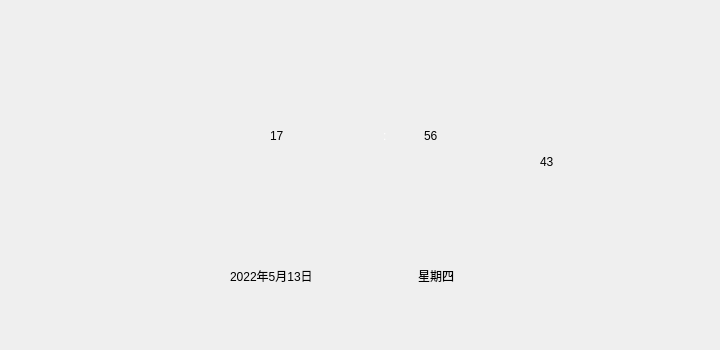
      <widget class="QWidget" name="page_2">
       <widget class="QWidget" name="widget_data" native="true">
        <property name="geometry">
         <rect>
          <x>110</x>
          <y>60</y>
          <width>601</width>
          <height>281</height>
         </rect>
        </property>
        <widget class="QLabel" name="label_sec">
         <property name="geometry">
          <rect>
           <x>430</x>
           <y>80</y>
           <width>51</width>
           <height>43</height>
          </rect>
         </property>
         <property name="styleSheet">
          <string notr="true">font: 75 20pt &quot;微软雅黑&quot;;</string>
         </property>
         <property name="text">
          <string>43</string>
         </property>
        </widget>
        <widget class="QWidget" name="layoutWidget">
         <property name="geometry">
          <rect>
           <x>120</x>
           <y>190</y>
           <width>370</width>
           <height>51</height>
          </rect>
         </property>
         <layout class="QHBoxLayout" name="horizontalLayout_4">
          <item>
           <widget class="QLabel" name="label_data">
            <property name="styleSheet">
             <string notr="true">font: 75 22pt &quot;楷体&quot;;</string>
            </property>
            <property name="text">
             <string>2022年5月13日</string>
            </property>
           </widget>
          </item>
          <item>
           <widget class="QLabel" name="label_week">
            <property name="styleSheet">
             <string notr="true">font: 75 22pt &quot;楷体&quot;;</string>
            </property>
            <property name="text">
             <string>星期四</string>
            </property>
           </widget>
          </item>
         </layout>
        </widget>
        <widget class="QWidget" name="layoutWidget">
         <property name="geometry">
          <rect>
           <x>160</x>
           <y>30</y>
           <width>261</width>
           <height>91</height>
          </rect>
         </property>
         <layout class="QHBoxLayout" name="horizontalLayout_3" stretch="3,1,3">
          <item>
           <widget class="QLabel" name="label_hour">
            <property name="styleSheet">
             <string notr="true">font: 75 50pt &quot;黑体&quot;;
</string>
            </property>
            <property name="text">
             <string>17</string>
            </property>
           </widget>
          </item>
          <item>
           <widget class="QLabel" name="label_3">
            <property name="styleSheet">
             <string notr="true">font: 75 50pt &quot;黑体&quot;;
color: rgb(255, 255, 255);</string>
            </property>
            <property name="text">
             <string>:</string>
            </property>
           </widget>
          </item>
          <item>
           <widget class="QLabel" name="label_min">
            <property name="styleSheet">
             <string notr="true">font: 75 50pt &quot;黑体&quot;;</string>
            </property>
            <property name="text">
             <string>56</string>
            </property>
           </widget>
          </item>
         </layout>
        </widget>
       </widget>
      </widget>
